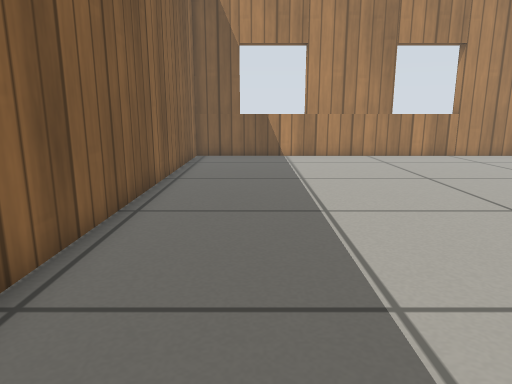
View 1 (above)

12 first-person views from a walk through a world built for the Gazebo simulator. The camera is 0.5 m above the floor, tilts 12° down and sees 70° across. The floor is counted in squares, 0.25 m on a side. Each view is taken from the middle of a square. On the plan, view 1 faces up. The plan holds only what a view shows up to about 19 squares ahead; the rest is blank. Simple patterns stand in for the simulator's built-in surfaces.

View 2
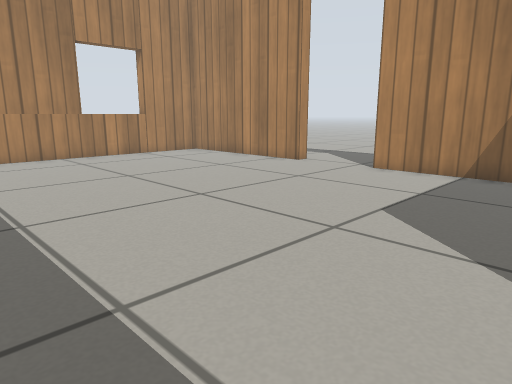

View 3
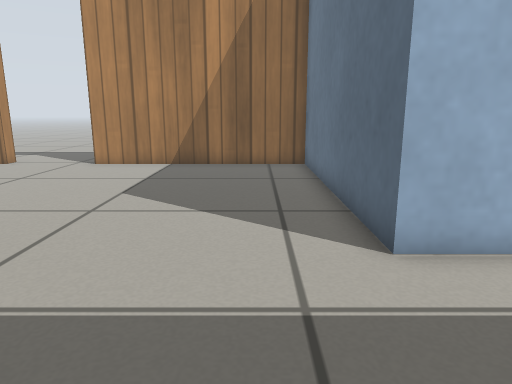

View 4
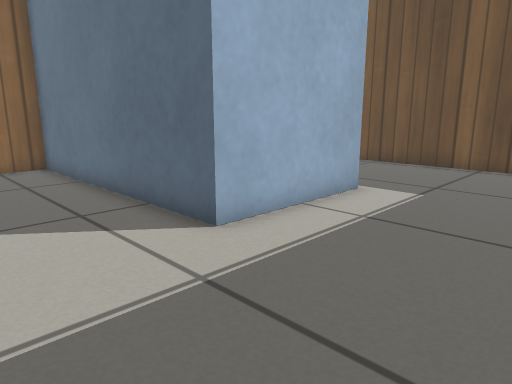

View 5
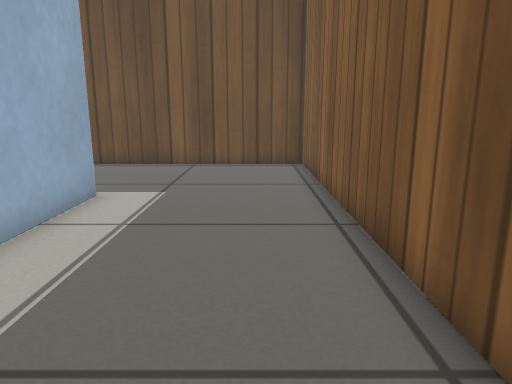

View 6
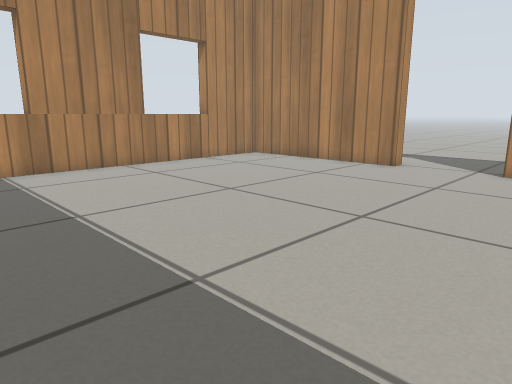

View 7
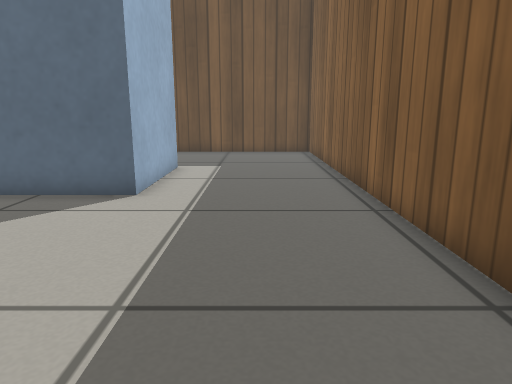

View 8
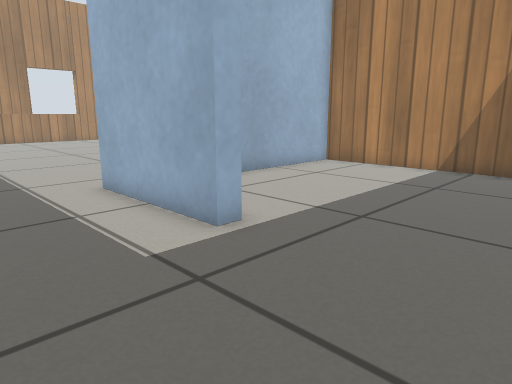

View 9
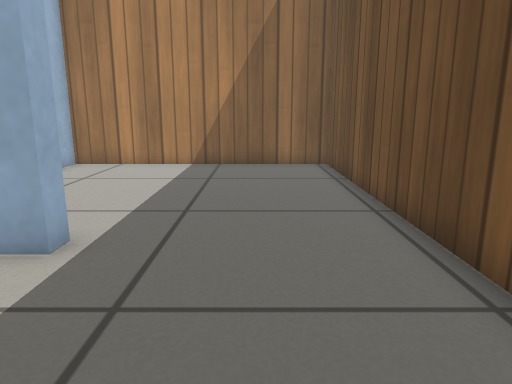

View 10
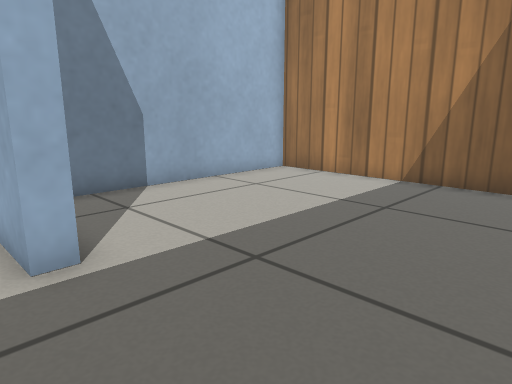

View 11
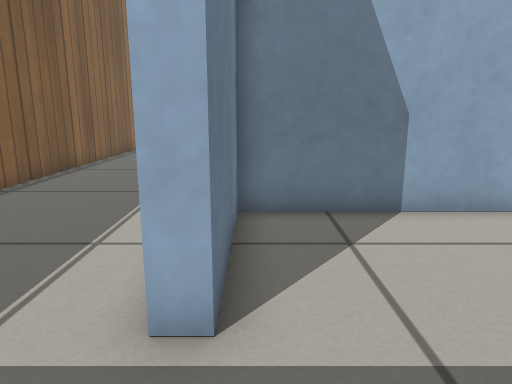

View 12
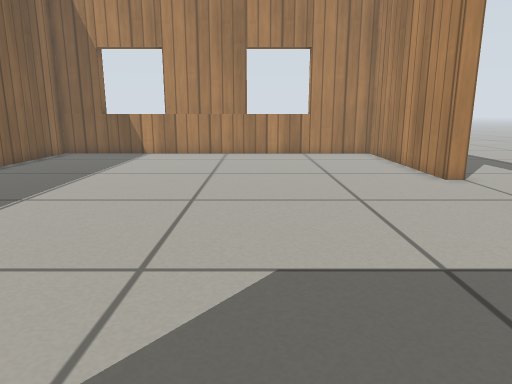

### Floor plan
Points are (right, up) in squares from view 1. A wall is a line through its corners. A room is listed if a view was taken in it or the views show most of it. See-through windows are left out.
Room 1 (views 1, 2, 3, 4, 5, 6, 7, 8, 9, 10, 12)
walls: (12.9, 10.2) (12.9, 17.9) (-2.9, 17.9) (-2.9, -12.9) (2.5, -12.9); (3, -7) (3, -2) (12.9, -2) (12.9, 6.6)
ways out: opening at (3, -9.5) to room 2; open door at (13, 8.5)
Room 2 (view 11)
walls: (2.5, -12.9) (12.9, -12.9) (12.9, -2.6) (3.6, -2.6) (3.6, -7) (3, -7)
ways out: opening at (3, -9.5) to room 1

Where each view was taken, in squares from view 1:
view 1: 0 up, 0 right, facing up
view 2: 0 up, 0 right, facing up-right
view 3: 0 up, 2 left, facing right
view 4: 2 up, 2 left, facing down-right
view 5: 2 up, 1 left, facing down
view 6: 4 up, 1 left, facing up-right
view 7: 7 up, 0 right, facing down
view 8: 12 down, 1 left, facing up-right
view 9: 10 down, 2 left, facing right
view 10: 12 down, 2 right, facing up-right
view 11: 10 down, 4 right, facing up
view 12: 1 down, 7 right, facing up
